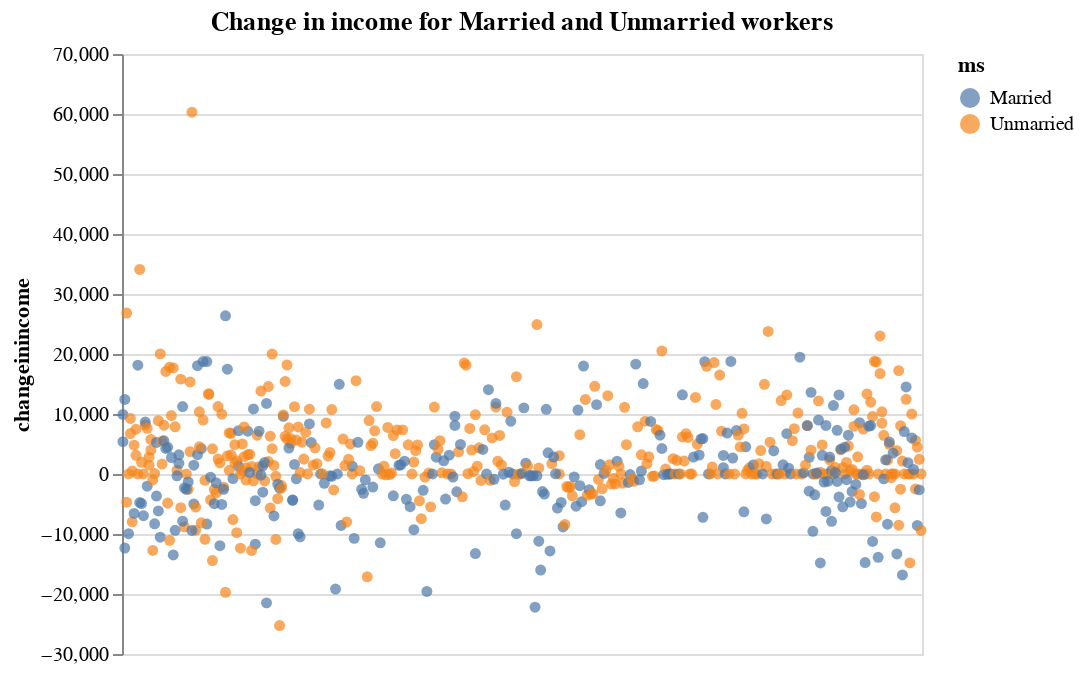

Notebook code cell kept with this figure:
### Code cell
import altair as alt

ms = ['Married', 'Unmarried']

base = alt.Chart(lalonde, width=400, height=300).mark_point(filled=True).encode(
    x=alt.X('id', scale=alt.Scale(clamp=False), axis=None),
    y='changeinincome:Q',
    tooltip="ms:N"
)
#color changing marks
ms_radio = alt.binding_radio(options=ms)

rating_select = alt.selection_single(fields=['ms'], bind=ms_radio, name="Select")
rating_color_condition = alt.condition(rating_select,
                      alt.Color('ms:N'),
                      alt.value('lightgrey'))

highlight_ratings = base.add_selection(
    rating_select
).encode(
    color=rating_color_condition
).properties(title="Change in income for Married and Unmarried workers")

highlight_ratings

### Figure 1 — Vega-Lite specification as saved in the notebook (floating-point values rounded to 4 significant figures; data arrays with more than 128 entries replaced by an {"elided": "..."} marker saying what was removed)
{"config": {"view": {"continuousWidth": 400, "continuousHeight": 300}}, "data": {"name": "data-3a20332e2e4d3ee8e490c0c4d3508a7b"}, "mark": {"type": "point", "filled": true}, "encoding": {"color": {"condition": {"type": "nominal", "field": "ms", "selection": "Select"}, "value": "lightgrey"}, "tooltip": {"type": "nominal", "field": "ms"}, "x": {"type": "nominal", "axis": null, "field": "id", "scale": {"clamp": false}}, "y": {"type": "quantitative", "field": "changeinincome"}}, "height": 300, "selection": {"Select": {"type": "single", "fields": ["ms"], "bind": {"input": "radio", "options": ["Married", "Unmarried"]}}}, "title": "Change in income for Married and Unmarried workers", "width": 400, "$schema": "https://vega.github.io/schema/vega-lite/v4.8.1.json", "datasets": {"data-3a20332e2e4d3ee8e490c0c4d3508a7b": {"elided": "614 records"}}}
